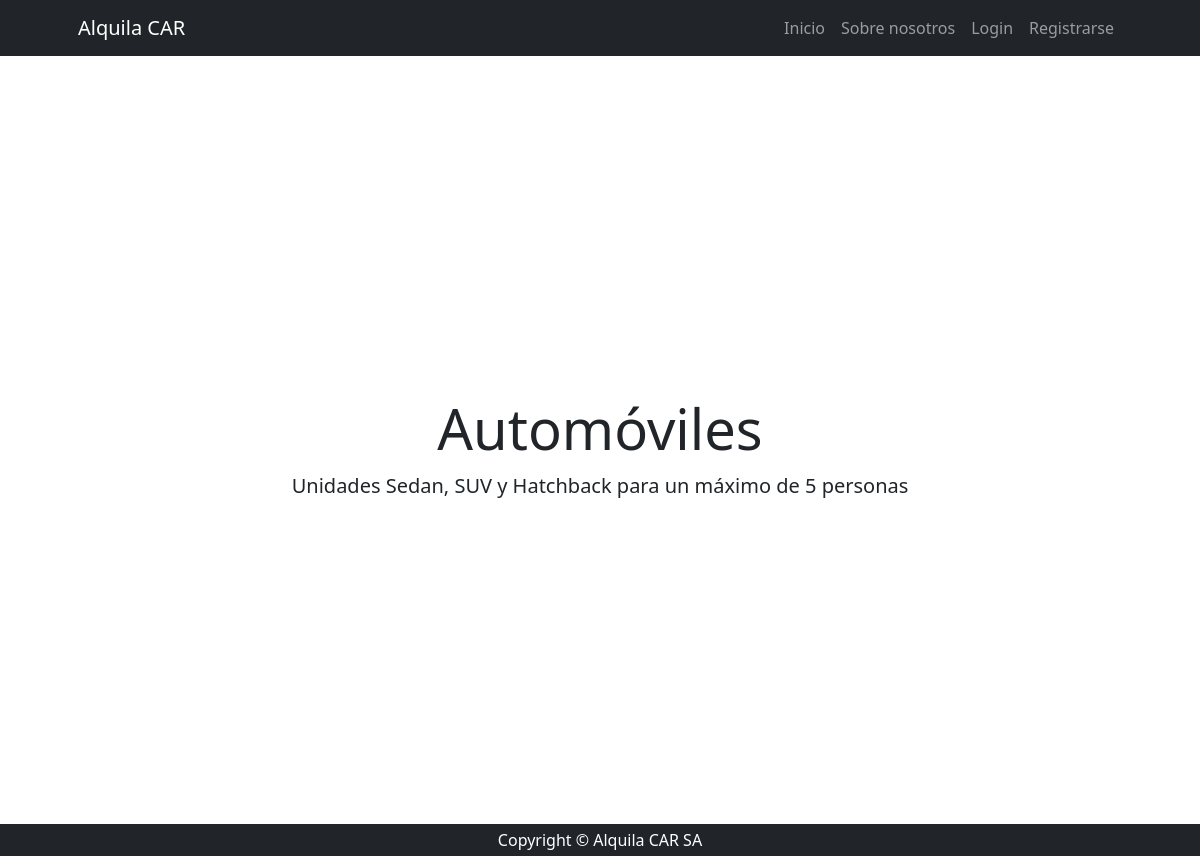
Screenshot of /productos/producto/detail/1/ with the database file from the repository.
### producto/models.py (models this page shows, shortened)
class ProductoCategoria (models.Model):
    categoria = models.CharField(max_length=100)
    descripcion = models.TextField(null=True, blank=True, verbose_name='descripción')

### producto/views.py (the view)
# urls.py: path("producto/detail/<int:pk>/", views.ProductoCategoriaDetail.as_view(), name="productocategoria_detail"),
class ProductoCategoriaDetail(DetailView):
    model = ProductoCategoria

### producto/templates/producto/productocategoria_detail.html
{%extends 'core/base.html'%}
{%block content%}
    <div class='d-flex justify-content-center align-items-center' style='height: 100vh'>
        <div class='text-center'>
            <h1 class='display-4'>{{productocategoria.categoria}}</h1>
            <p class='lead'>
                {{productocategoria.descripcion}}
            </p>
        </div>
    </div>
{%endblock content%}

### rows the page displays
ProductoCategoria: categoria "Automóviles", descripcion "Unidades Sedan, SUV y Hatchback para un máximo de 5 personas"
